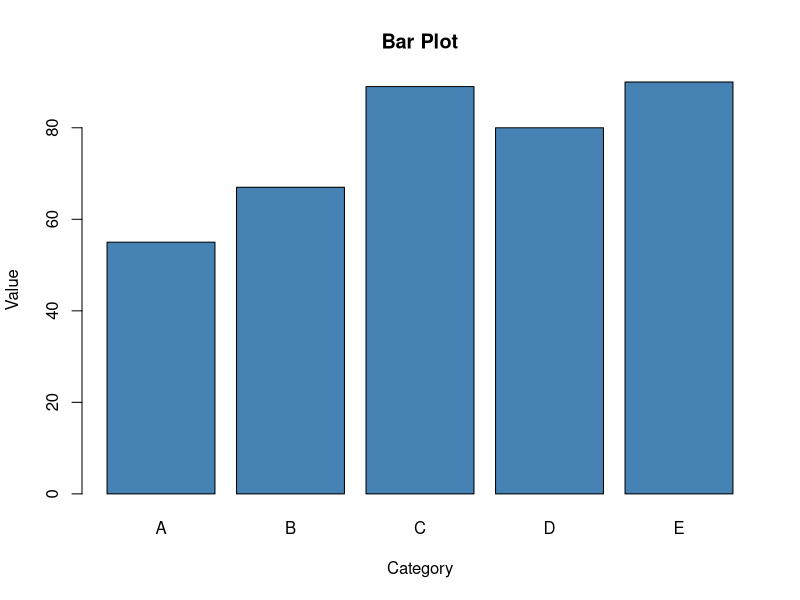
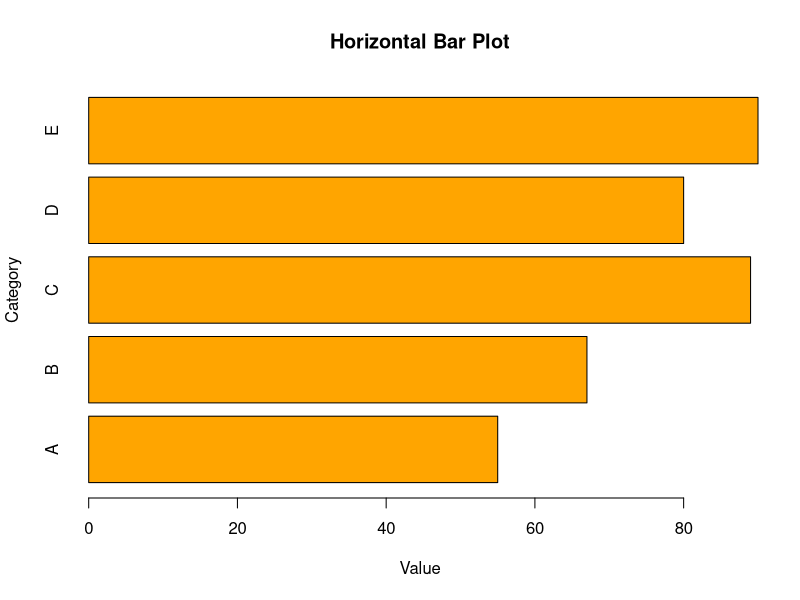

Write the R code that produced these figures, in order.
a <- c(55, 67, 89, 80, 90)

# Bar plot
barplot(a, names.arg = c("A", "B", "C", "D", "E"),
        main = "Bar Plot", xlab = "Category", ylab = "Value",
        col = "steelblue")

# Horizontal bar plot
barplot(a, names.arg = c("A", "B", "C", "D", "E"), horiz = TRUE,
        main = "Horizontal Bar Plot", xlab = "Value", ylab = "Category",
        col = "orange")
